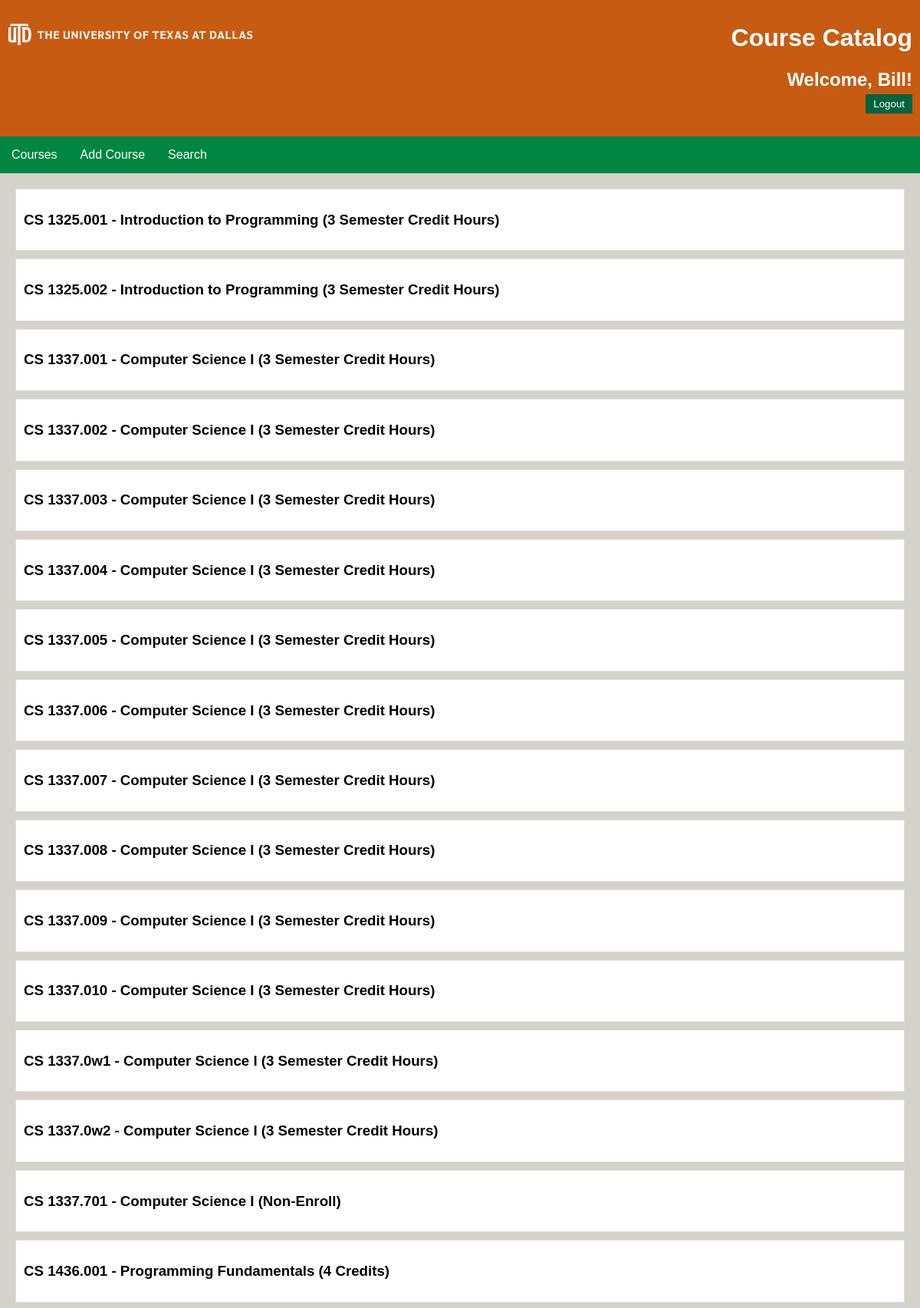
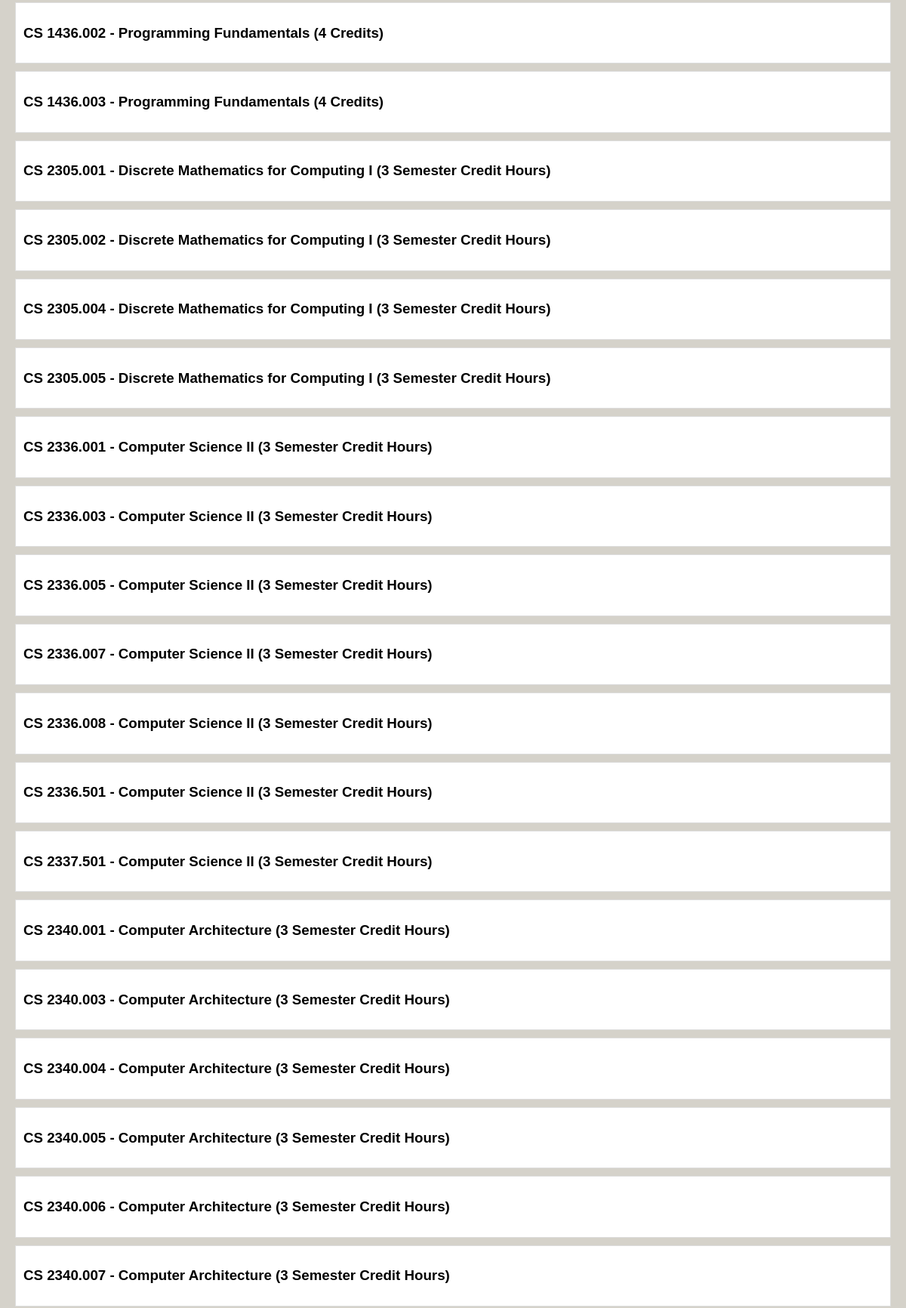
The app's page /task3.php (signed in, upper part) with its own data (2 pictures, top to bottom).
### tables this page shows
CREATE TABLE `course1` (
  `yearSemester` varchar(100) DEFAULT NULL,
  `courseNumber` varchar(100) NOT NULL,
  `courseTitle` varchar(255) DEFAULT NULL,
  `instructor` varchar(100) DEFAULT NULL,
  `instructorNETID` varchar(100) DEFAULT NULL,
  `dateTime` varchar(100) DEFAULT NULL,
  `location` varchar(100) DEFAULT NULL,
  `timeCreated` timestamp NULL DEFAULT NULL,
  `timeUpdated` timestamp NULL DEFAULT NULL
);

### task3.php (the view, shortened to what this page needs)
<?php
require_once 'login.php';
$connection = new mysqli($db_hostname, $db_username, $db_password, $db_database);
$query  = "SELECT * FROM course1";
$result = $connection->query($query);
$courses = [];
if ($result) {
    while ($row = $result->fetch_assoc()) {
        $courses[] = $row;
    }
}
?>
<!DOCTYPE html>
<html lang="en">
<head>
    <link rel="stylesheet" href="task3.css">
</head>
<body>
    <header>
        <h1><img src="logo2.svg" alt="The University of Texas at Dallas" />Course Catalog</h1>
        <h2>Welcome, <?php echo htmlspecialchars($_SESSION['firstname']); ?>!
    <form method="post" action="logout.php">
            <button class="button" type="submit">Logout</button>
        </form></h2>
    </header>
        <nav>
            <ul>
                <li><a href="task3.php">Courses</a></li>
                <li><a href="task3Add.php">Add Course</a></li>
                <li><a href="task3Search.php">Search</a></li>
            </ul>
        </nav>
    <main>
        <section id="course-list">
            <?php foreach ($courses as $course): ?>
                <div class="course" onclick="toggleDetails(this)">
                    <h3><?php echo $course['courseNumber'] . " - " . $course['courseTitle']; ?></h3>
                </div>
            <?php endforeach; ?>
        </section>
    </main>
</body>
</html>

### task3.css (style rules this page uses)
body { font-family: Arial Bold, sans-serif; margin: 0; padding: 0; background-color: #D5D2CA; }
header { background-color: #C75B12; font-family: Arial; color: white; padding: 10px; text-align: right; }
header img { width:20rem; float:left; vertical-align: bottom; }
nav ul { background-color: #008542; list-style: none; padding: 0; margin: auto; text-align: center; overflow: hidden; }
nav ul li a { color: white; text-decoration: none; padding:15px; display: block; }
nav li { float:left; }
main { padding: 20px; }
.course { background: white; padding: 10px; margin-bottom: 10px; border: 1px solid #ddd; cursor: pointer; }
button { background-color: #006341; color: white; border: none; padding: 5px 10px; cursor: pointer; }

### records on screen
course1: courseNumber "CS 1325.001", courseTitle "Introduction to Programming (3 Semester Credit Hours)"
course1: courseNumber "CS 1325.002", courseTitle "Introduction to Programming (3 Semester Credit Hours)"
course1: courseNumber "CS 1337.001", courseTitle "Computer Science I (3 Semester Credit Hours)"
course1: courseNumber "CS 1337.002", courseTitle "Computer Science I (3 Semester Credit Hours)"
course1: courseNumber "CS 1337.003", courseTitle "Computer Science I (3 Semester Credit Hours)"
course1: courseNumber "CS 1337.004", courseTitle "Computer Science I (3 Semester Credit Hours)"
course1: courseNumber "CS 1337.005", courseTitle "Computer Science I (3 Semester Credit Hours)"
course1: courseNumber "CS 1337.006", courseTitle "Computer Science I (3 Semester Credit Hours)"
course1: courseNumber "CS 1337.007", courseTitle "Computer Science I (3 Semester Credit Hours)"
course1: courseNumber "CS 1337.008", courseTitle "Computer Science I (3 Semester Credit Hours)"
course1: courseNumber "CS 1337.009", courseTitle "Computer Science I (3 Semester Credit Hours)"
course1: courseNumber "CS 1337.010", courseTitle "Computer Science I (3 Semester Credit Hours)"
course1: courseNumber "CS 1337.0w1", courseTitle "Computer Science I (3 Semester Credit Hours)"
course1: courseNumber "CS 1337.0w2", courseTitle "Computer Science I (3 Semester Credit Hours)"
course1: courseNumber "CS 1337.701", courseTitle "Computer Science I (Non-Enroll)"
course1: courseNumber "CS 1436.001", courseTitle "Programming Fundamentals (4 Credits)"
course1: courseNumber "CS 1436.002", courseTitle "Programming Fundamentals (4 Credits)"
course1: courseNumber "CS 1436.003", courseTitle "Programming Fundamentals (4 Credits)"
course1: courseNumber "CS 2305.001", courseTitle "Discrete Mathematics for Computing I (3 Semester Credit Hours)"
course1: courseNumber "CS 2305.002", courseTitle "Discrete Mathematics for Computing I (3 Semester Credit Hours)"
course1: courseNumber "CS 2305.004", courseTitle "Discrete Mathematics for Computing I (3 Semester Credit Hours)"
course1: courseNumber "CS 2305.005", courseTitle "Discrete Mathematics for Computing I (3 Semester Credit Hours)"
course1: courseNumber "CS 2336.001", courseTitle "Computer Science II (3 Semester Credit Hours)"
course1: courseNumber "CS 2336.003", courseTitle "Computer Science II (3 Semester Credit Hours)"
course1: courseNumber "CS 2336.005", courseTitle "Computer Science II (3 Semester Credit Hours)"
course1: courseNumber "CS 2336.007", courseTitle "Computer Science II (3 Semester Credit Hours)"
course1: courseNumber "CS 2336.008", courseTitle "Computer Science II (3 Semester Credit Hours)"
course1: courseNumber "CS 2336.501", courseTitle "Computer Science II (3 Semester Credit Hours)"
course1: courseNumber "CS 2337.501", courseTitle "Computer Science II (3 Semester Credit Hours)"
course1: courseNumber "CS 2340.001", courseTitle "Computer Architecture (3 Semester Credit Hours)"
course1: courseNumber "CS 2340.003", courseTitle "Computer Architecture (3 Semester Credit Hours)"
course1: courseNumber "CS 2340.004", courseTitle "Computer Architecture (3 Semester Credit Hours)"
course1: courseNumber "CS 2340.005", courseTitle "Computer Architecture (3 Semester Credit Hours)"
course1: courseNumber "CS 2340.006", courseTitle "Computer Architecture (3 Semester Credit Hours)"
course1: courseNumber "CS 2340.007", courseTitle "Computer Architecture (3 Semester Credit Hours)"

### other values on screen
$_SESSION['firstname'] "Bill"
